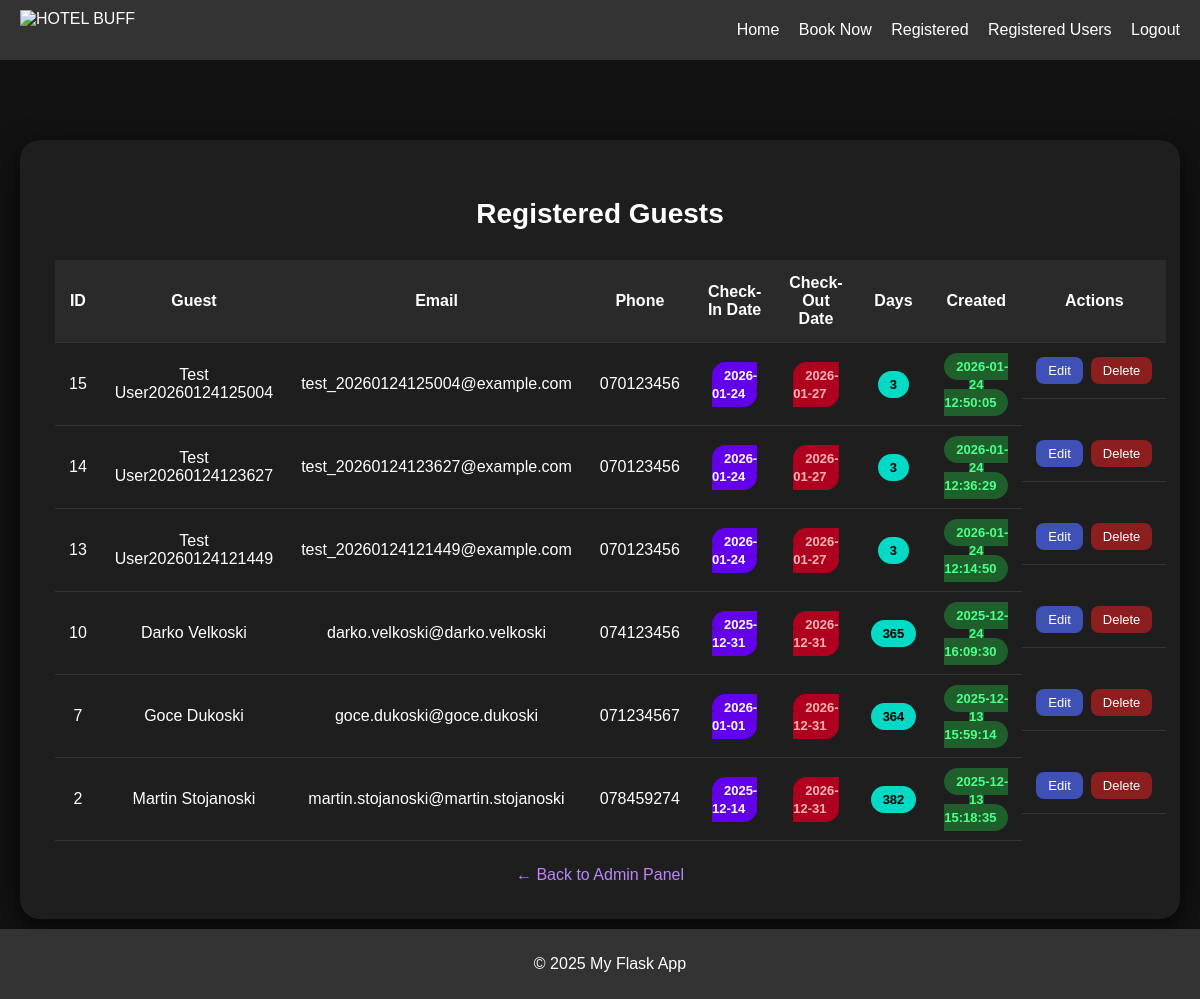
Screenshot of /admin/bookings (signed in) with the database file from the repository.
### tables this page shows
CREATE TABLE bookings (
            id INTEGER PRIMARY KEY AUTOINCREMENT,
            first_name TEXT NOT NULL,
            last_name TEXT NOT NULL,
            email TEXT NOT NULL,
            phone TEXT NOT NULL,
            checkin_date TEXT NOT NULL,
            checkout_date TEXT NOT NULL,
            created_at TEXT NOT NULL
        );

### app.py (the view)
@app.route("/admin/bookings")
def admin_bookings():
    if "user" not in session or session.get("role") != "admin":
        return redirect(url_for("login"))
    conn = get_db_connection()
    rows = conn.execute("SELECT * FROM bookings ORDER BY created_at DESC").fetchall()
    conn.close()
    bookings = []
    for b in rows:
        checkin = datetime.strptime(b["checkin_date"], "%Y-%m-%d")
        checkout = datetime.strptime(b["checkout_date"], "%Y-%m-%d")
        stay_days = (checkout - checkin).days
        bookings.append({**dict(b), "stay_days": stay_days})
    return render_template("admin_bookings.html", bookings=bookings)

### database.py (called while the page is built)
def get_db_connection():
    conn = sqlite3.connect(DB_NAME, timeout=10, check_same_thread=False)
    conn.row_factory = sqlite3.Row
    return conn

### templates/admin_bookings.html (shortened to what this page needs)
{% extends "base.html" %}
{% block content %}
<div class="admin-container">
    <h2>Registered Guests</h2>
    {% if bookings %}
    <table>
        <thead>
    <tr>
        <th>ID</th>
        <th>Guest</th>
        <th>Email</th>
        <th>Phone</th>
        <th>Check-In Date</th>
        <th>Check-Out Date</th>
        <th>Days</th>
        <th>Created</th>
        <th>Actions</th>
    </tr>
</thead>
<tbody>
    {% for b in bookings %}
    <tr>
        <td>{{ b.id }}</td>
        <td>{{ b.first_name }} {{ b.last_name }}</td>
        <td>{{ b.email }}</td>
        <td>{{ b.phone }}</td>
        <td>
            <span class="badge badge-checkin">
                {{ b.checkin_date }}
            </span>
        </td>
        <td>
            <span class="badge badge-checkout">
                {{ b.checkout_date }}
            </span>
        </td>
<td>
    <span class="badge" style="background:#03dac6; color:#000;">
        {{ b.stay_days }}
    </span>
</td>
        <td>
            <span class="badge badge-created">
                {{ b.created_at }}
            </span>
        </td>
        <td style="display:flex; gap:8px; justify-content:center;">
    <a href="{{ url_for('edit_booking', booking_id=b.id) }}"
       style="
        background:#3f51b5;
        color:white;
        padding:6px 12px;
        border-radius:8px;
        font-size:13px;
        text-decoration:none;
       ">
        Edit
    </a>
    <form method="POST"
          action="{{ url_for('delete_booking', booking_id=b.id) }}"
          onsubmit="return confirm('Are you sure you want to delete this booking?');">
        <button type="submit" class="delete-btn">Delete</button>
    </form>
</td>
    </tr>
    {% endfor %}
</tbody>
    </table>
    {% else %}
        <p style="text-align:center;">No registered guests yet.</p>
    {% endif %}
    <div class="back-link">
        <a href="{{ url_for('booking') }}">← Back to Admin Panel</a>
    </div>
</div>
{% endblock %}

### static/css/style.css (style rules this page uses)
body { font-family: Arial, sans-serif; margin: 0; padding: 0; background-color: #f5f5f5; }

### templates/admin_bookings.html (style rules this page uses)
.delete-btn { background-color: #8b1e1e; border: none; color: #fff; padding: 6px 12px; border-radius: 8px; cursor: pointer; font-size: 13px; transition: 0.3s; }
body { background-color: #121212; color: #ffffff; font-family: Arial, sans-serif; }
.admin-container { max-width: 1100px; margin: 60px auto; background-color: #1e1e1e; padding: 35px; border-radius: 20px; box-shadow: 0 10px 30px rgba(0,0,0,0.7); }
h2 { text-align: center; margin-bottom: 30px; font-size: 28px; }
table { width: 100%; border-collapse: collapse; }
thead { background-color: #2a2a2a; }
th, td { padding: 14px; text-align: center; border-bottom: 1px solid #333; }
.badge { padding: 6px 12px; border-radius: 20px; font-size: 13px; font-weight: bold; }
.badge-checkin { background-color: #6200ea; }
.badge-checkout { background-color: #b00020; color: #ffb4b4; }
.badge-created { background-color: #1e5f2b; color: #4dff8b; }
.back-link { margin-top: 25px; text-align: center; }
.back-link a { color: #bb86fc; text-decoration: none; }

### rows the page displays
bookings: id "15", first_name "Test", last_name "User20260124125004", email "test_20260124125004@example.com", phone "070123456", checkin_date "2026-01-24", checkout_date "2026-01-27", stay_days "3", created_at "2026-01-24 12:50:05"
bookings: id "14", first_name "Test", last_name "User20260124123627", email "test_20260124123627@example.com", phone "070123456", checkin_date "2026-01-24", checkout_date "2026-01-27", stay_days "3", created_at "2026-01-24 12:36:29"
bookings: id "13", first_name "Test", last_name "User20260124121449", email "test_20260124121449@example.com", phone "070123456", checkin_date "2026-01-24", checkout_date "2026-01-27", stay_days "3", created_at "2026-01-24 12:14:50"
bookings: id "10", first_name "Darko", last_name "Velkoski", email "darko.velkoski@darko.velkoski", phone "074123456", checkin_date "2025-12-31", checkout_date "2026-12-31", stay_days "365", created_at "2025-12-24 16:09:30"
bookings: id "7", first_name "Goce", last_name "Dukoski", email "goce.dukoski@goce.dukoski", phone "071234567", checkin_date "2026-01-01", checkout_date "2026-12-31", stay_days "364", created_at "2025-12-13 15:59:14"
bookings: id "2", first_name "Martin", last_name "Stojanoski", email "martin.stojanoski@martin.stojanoski", phone "078459274", checkin_date "2025-12-14", checkout_date "2026-12-31", stay_days "382", created_at "2025-12-13 15:18:35"
